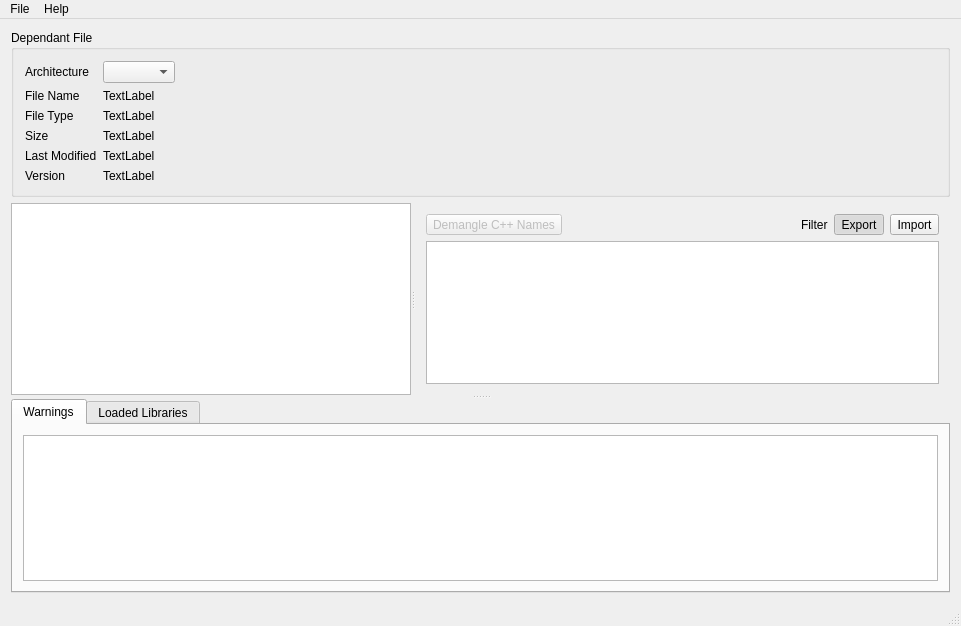
<?xml version="1.0" encoding="UTF-8"?>
<ui version="4.0">
 <class>MainWindowClass</class>
 <widget class="QMainWindow" name="MainWindowClass">
  <property name="geometry">
   <rect>
    <x>0</x>
    <y>0</y>
    <width>961</width>
    <height>626</height>
   </rect>
  </property>
  <property name="mouseTracking">
   <bool>false</bool>
  </property>
  <property name="windowTitle">
   <string>MacDependency</string>
  </property>
  <widget class="QWidget" name="centralWidget">
   <layout class="QVBoxLayout" name="verticalLayout_2">
    <item>
     <widget class="QGroupBox" name="groupBox_2">
      <property name="sizePolicy">
       <sizepolicy hsizetype="Expanding" vsizetype="Fixed">
        <horstretch>0</horstretch>
        <verstretch>0</verstretch>
       </sizepolicy>
      </property>
      <property name="title">
       <string>Dependant File</string>
      </property>
      <layout class="QFormLayout" name="formLayout_2">
       <property name="fieldGrowthPolicy">
        <enum>QFormLayout::FieldsStayAtSizeHint</enum>
       </property>
       <property name="formAlignment">
        <set>Qt::AlignLeading|Qt::AlignLeft|Qt::AlignTop</set>
       </property>
       <item row="0" column="0">
        <widget class="QLabel" name="label_6">
         <property name="text">
          <string>Architecture</string>
         </property>
        </widget>
       </item>
       <item row="0" column="1">
        <widget class="QComboBox" name="architecturesBox"/>
       </item>
       <item row="2" column="0">
        <widget class="QLabel" name="label_7">
         <property name="text">
          <string>File Name</string>
         </property>
        </widget>
       </item>
       <item row="2" column="1">
        <widget class="QLabel" name="fileNameLabel">
         <property name="sizePolicy">
          <sizepolicy hsizetype="Preferred" vsizetype="Preferred">
           <horstretch>0</horstretch>
           <verstretch>0</verstretch>
          </sizepolicy>
         </property>
         <property name="text">
          <string>TextLabel</string>
         </property>
        </widget>
       </item>
       <item row="4" column="0">
        <widget class="QLabel" name="label_8">
         <property name="text">
          <string>Size</string>
         </property>
        </widget>
       </item>
       <item row="4" column="1">
        <widget class="QLabel" name="sizeLabel">
         <property name="text">
          <string>TextLabel</string>
         </property>
        </widget>
       </item>
       <item row="5" column="0">
        <widget class="QLabel" name="label_9">
         <property name="text">
          <string>Last Modified</string>
         </property>
        </widget>
       </item>
       <item row="5" column="1">
        <widget class="QLabel" name="lastModifiedLabel">
         <property name="text">
          <string>TextLabel</string>
         </property>
        </widget>
       </item>
       <item row="6" column="0">
        <widget class="QLabel" name="label_11">
         <property name="text">
          <string>Version</string>
         </property>
        </widget>
       </item>
       <item row="6" column="1">
        <widget class="QLabel" name="versionLabel">
         <property name="text">
          <string>TextLabel</string>
         </property>
        </widget>
       </item>
       <item row="3" column="0">
        <widget class="QLabel" name="label_2">
         <property name="text">
          <string>File Type</string>
         </property>
        </widget>
       </item>
       <item row="3" column="1">
        <widget class="QLabel" name="fileTypeLabel">
         <property name="text">
          <string>TextLabel</string>
         </property>
        </widget>
       </item>
      </layout>
     </widget>
    </item>
    <item>
     <widget class="QSplitter" name="splitter_2">
      <property name="orientation">
       <enum>Qt::Vertical</enum>
      </property>
      <widget class="QSplitter" name="splitter">
       <property name="orientation">
        <enum>Qt::Horizontal</enum>
       </property>
       <widget class="QTreeView" name="libraryView">
        <property name="editTriggers">
         <set>QAbstractItemView::NoEditTriggers</set>
        </property>
        <property name="alternatingRowColors">
         <bool>true</bool>
        </property>
        <property name="selectionMode">
         <enum>QAbstractItemView::SingleSelection</enum>
        </property>
        <property name="selectionBehavior">
         <enum>QAbstractItemView::SelectRows</enum>
        </property>
        <property name="sortingEnabled">
         <bool>true</bool>
        </property>
       </widget>
       <widget class="QWidget" name="layoutWidget">
        <layout class="QVBoxLayout" name="verticalLayout">
         <item>
          <layout class="QHBoxLayout" name="horizontalLayout_4">
           <item>
            <widget class="QToolButton" name="demangleNamesButton">
             <property name="enabled">
              <bool>false</bool>
             </property>
             <property name="text">
              <string>Demangle C++ Names</string>
             </property>
             <property name="checkable">
              <bool>true</bool>
             </property>
            </widget>
           </item>
           <item>
            <spacer name="horizontalSpacer_2">
             <property name="orientation">
              <enum>Qt::Horizontal</enum>
             </property>
             <property name="sizeHint" stdset="0">
              <size>
               <width>40</width>
               <height>20</height>
              </size>
             </property>
            </spacer>
           </item>
           <item>
            <widget class="QLabel" name="label">
             <property name="text">
              <string>Filter</string>
             </property>
            </widget>
           </item>
           <item>
            <widget class="QToolButton" name="exportButton">
             <property name="text">
              <string>Export</string>
             </property>
             <property name="checkable">
              <bool>true</bool>
             </property>
             <property name="checked">
              <bool>true</bool>
             </property>
            </widget>
           </item>
           <item>
            <widget class="QToolButton" name="importButton">
             <property name="text">
              <string>Import</string>
             </property>
             <property name="checkable">
              <bool>true</bool>
             </property>
            </widget>
           </item>
          </layout>
         </item>
         <item>
          <widget class="QTableView" name="symbolView">
           <property name="alternatingRowColors">
            <bool>true</bool>
           </property>
           <property name="selectionMode">
            <enum>QAbstractItemView::SingleSelection</enum>
           </property>
           <property name="selectionBehavior">
            <enum>QAbstractItemView::SelectRows</enum>
           </property>
           <property name="showGrid">
            <bool>false</bool>
           </property>
           <property name="sortingEnabled">
            <bool>true</bool>
           </property>
           <attribute name="horizontalHeaderStretchLastSection">
            <bool>true</bool>
           </attribute>
           <attribute name="verticalHeaderVisible">
            <bool>false</bool>
           </attribute>
          </widget>
         </item>
        </layout>
       </widget>
      </widget>
      <widget class="QTabWidget" name="tabWidget">
       <property name="currentIndex">
        <number>0</number>
       </property>
       <widget class="QWidget" name="tab">
        <attribute name="title">
         <string>Warnings</string>
        </attribute>
        <layout class="QHBoxLayout" name="horizontalLayout_2">
         <property name="margin">
          <number>10</number>
         </property>
         <item>
          <widget class="QTextBrowser" name="logBrowser"/>
         </item>
        </layout>
       </widget>
       <widget class="QWidget" name="tab_2">
        <attribute name="title">
         <string>Loaded Libraries</string>
        </attribute>
        <layout class="QHBoxLayout" name="horizontalLayout_3">
         <property name="leftMargin">
          <number>10</number>
         </property>
         <property name="rightMargin">
          <number>10</number>
         </property>
         <property name="bottomMargin">
          <number>10</number>
         </property>
         <item>
          <widget class="QTextBrowser" name="loadedLibrariesBrowser"/>
         </item>
        </layout>
       </widget>
      </widget>
     </widget>
    </item>
   </layout>
  </widget>
  <widget class="QMenuBar" name="menuBar">
   <property name="geometry">
    <rect>
     <x>0</x>
     <y>0</y>
     <width>961</width>
     <height>22</height>
    </rect>
   </property>
   <widget class="QMenu" name="menuDependency">
    <property name="title">
     <string>Help</string>
    </property>
    <addaction name="actionAbout"/>
   </widget>
   <widget class="QMenu" name="menuFile">
    <property name="title">
     <string>File</string>
    </property>
    <addaction name="actionOpen"/>
   </widget>
   <addaction name="menuFile"/>
   <addaction name="menuDependency"/>
  </widget>
  <widget class="QStatusBar" name="statusBar"/>
  <action name="actionAbout">
   <property name="text">
    <string>About Dependency</string>
   </property>
  </action>
  <action name="actionOpen">
   <property name="text">
    <string>Open...</string>
   </property>
   <property name="shortcut">
    <string>Ctrl+O</string>
   </property>
  </action>
 </widget>
 <layoutdefault spacing="6" margin="11"/>
 <resources/>
 <connections/>
</ui>
